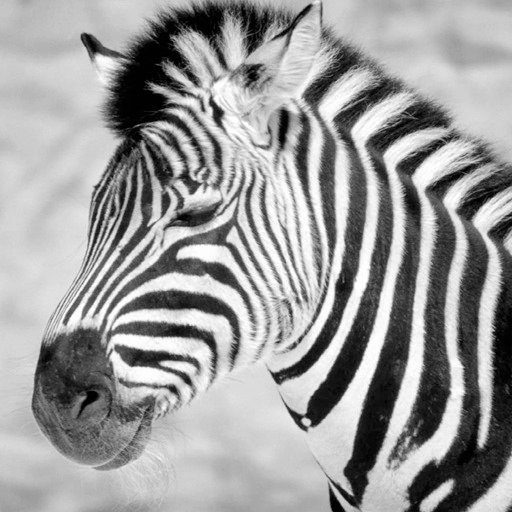
#> input picture Segundo Parcial/FT_SwapPhases/zebra.png, 512 x 512 px
$ jupyter execute FT_SwapPhases.ipynb
#> lines starting #> are read from the running program, lines starting #| are printed output that depends on the picture
[cell 1]
import numpy as np
import cv2
from matplotlib import pyplot as plt

# Read images and showing their magnitude in freq domain

[cell 2]
img1 = cv2.imread('zebra.png',0)
#> img1 is the input picture: shape (512, 512); min 0, max 255, mean 155.2
img2 = cv2.imread('cheetah.png',0)
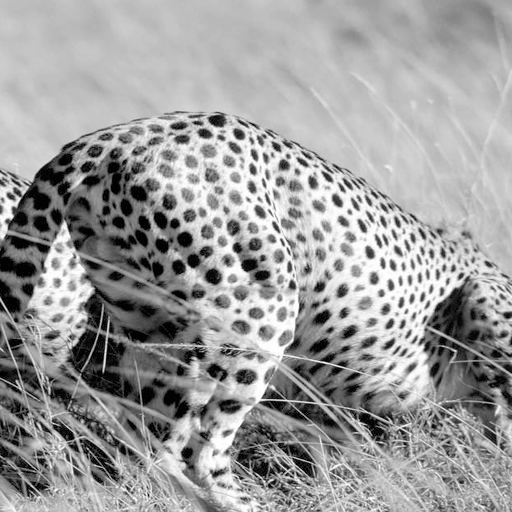
#> input picture Segundo Parcial/FT_SwapPhases/cheetah.png, 512 x 512 px
#> img2 is the input picture: shape (512, 512); min 0, max 255, mean 156.9


img_float1 = np.float32(img1)
img_float2 = np.float32(img2)

dft1 = cv2.dft(img_float1, flags = cv2.DFT_COMPLEX_OUTPUT)
dft_shift1 = np.fft.fftshift(dft1)

dft2 = cv2.dft(img_float2, flags = cv2.DFT_COMPLEX_OUTPUT)
dft_shift2 = np.fft.fftshift(dft2)

magnitude_spectrum1 = 20*np.log(cv2.magnitude(dft_shift1[:,:,0],dft_shift1[:,:,1]))
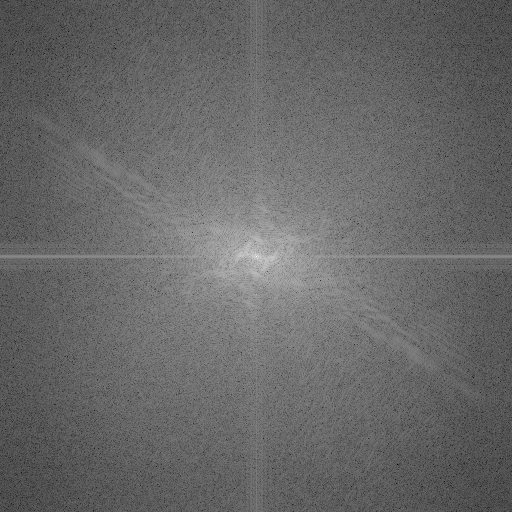
#> magnitude_spectrum1: shape (512, 512) float32; min 26.21, max 350.4, mean 158.7; drawn with min black and max white
magnitude_spectrum2 = 20*np.log(cv2.magnitude(dft_shift2[:,:,0],dft_shift2[:,:,1]))
phase=np.angle(dft1)


plt.subplot(121),plt.imshow(img1, cmap = 'gray')
plt.title('Input Image'), plt.xticks([]), plt.yticks([])
plt.subplot(122),plt.imshow(magnitude_spectrum1, cmap = 'gray')
plt.title('Magnitude Spectrum'), plt.xticks([]), plt.yticks([])

plt.show()
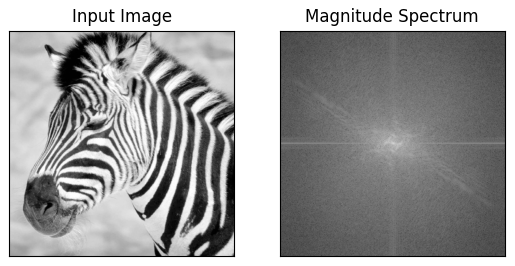
#> figure drawn by matplotlib, 2 panels

[cell 3]
plt.subplot(221),plt.imshow(img2, cmap = 'gray')
plt.title('Input Image'), plt.xticks([]), plt.yticks([])
plt.subplot(222),plt.imshow(magnitude_spectrum2, cmap = 'gray')
plt.title('Magnitude Spectrum'), plt.xticks([]), plt.yticks([])
plt.show()
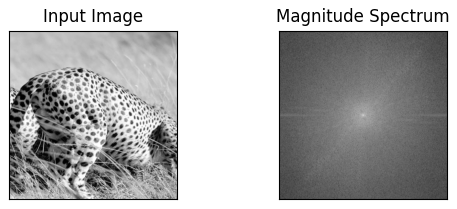
#> figure drawn by matplotlib, 2 panels

# Normal process of returning to card

[cell 4]
fshift = dft_shift1
f_ishift = np.fft.ifftshift(fshift)
img_back = cv2.idft(f_ishift)
img_back = cv2.magnitude(img_back[:,:,0],img_back[:,:,1])

plt.subplot(121),plt.imshow(img1, cmap = 'gray')
plt.title('Input Image'), plt.xticks([]), plt.yticks([])
plt.subplot(122),plt.imshow(img_back, cmap = 'gray')
plt.title('Returned picture'), plt.xticks([]), plt.yticks([])

plt.show()

# Swapping the phases

[cell 5]
#Fourier Transform wih numpy
Image1_FFT=np.fft.fft2(img_float1);
Image2_FFT=np.fft.fft2(img_float2);

# Get the magnitudes and phase responses handling the complex numbers
mag1 = abs(Image1_FFT);
mag2 = abs(Image2_FFT);
pha1 = np.angle(Image1_FFT);
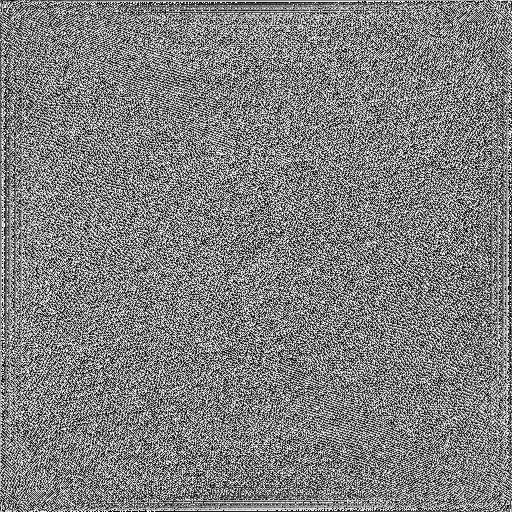
#> pha1: shape (512, 512) float64; min -3.14, max 3.14, mean -4.81e-17; drawn with min black and max white
pha2 = np.angle(Image2_FFT);
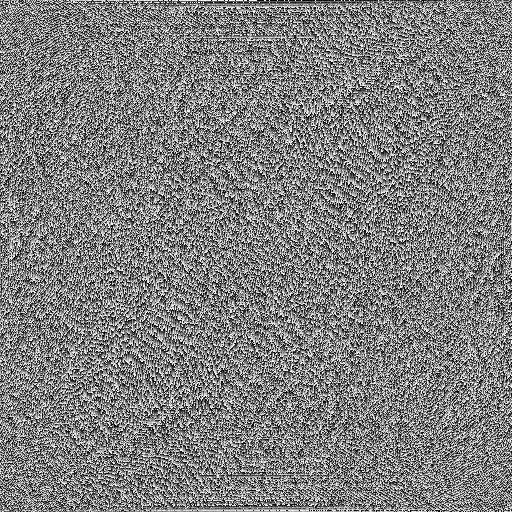
#> pha2: shape (512, 512) float64; min -3.14, max 3.14, mean 1.2e-05; drawn with min black and max white

#Calculate new frequencies by swapping the phases
out1 = mag1 * np.exp(1j*pha2);
out2 = mag2 * np.exp(1j*pha1);

# Find the inverse images with numpy
out1 = np.real(np.fft.ifft2(out1));
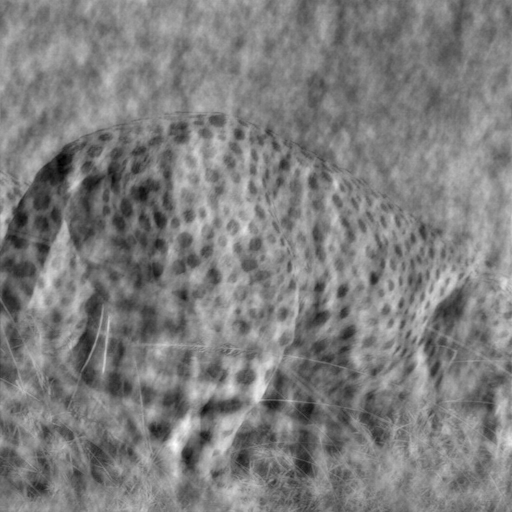
#> out1: shape (512, 512) float64; min -157.7, max 475.6, mean 155.2; drawn with min black and max white
out2 = np.real(np.fft.ifft2(out2));
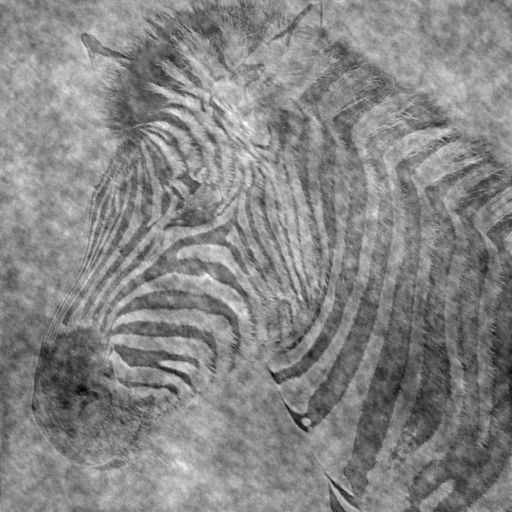
#> out2: shape (512, 512) float64; min -110.3, max 398.7, mean 156.9; drawn with min black and max white

# Show the results
plt.figure(figsize=(15,7))
plt.subplot(1,2,1)
plt.imshow(out1, cmap='gray')
plt.subplot(1,2,2)
plt.imshow(out2, cmap='gray')
plt.show()
